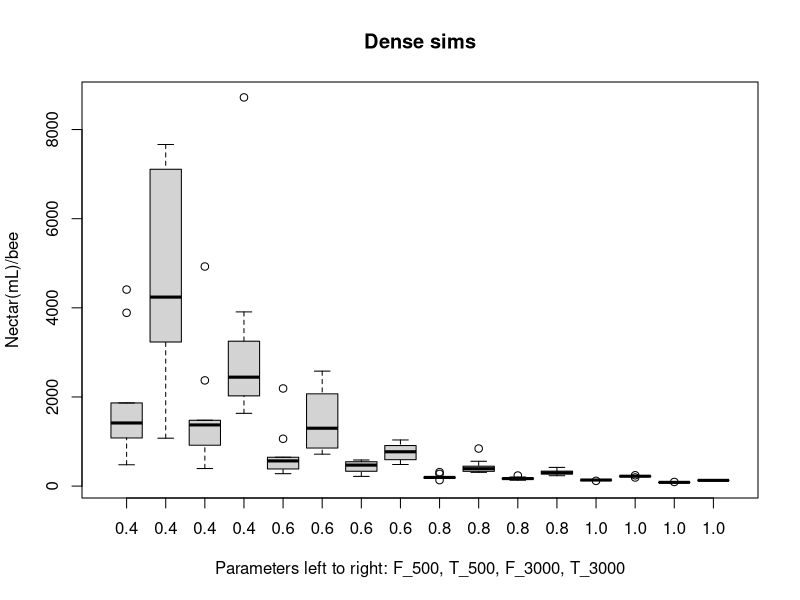
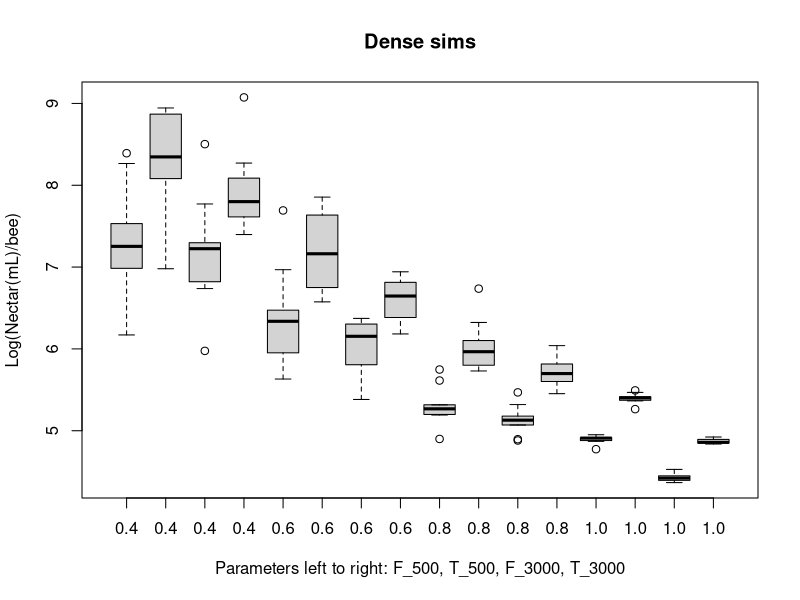
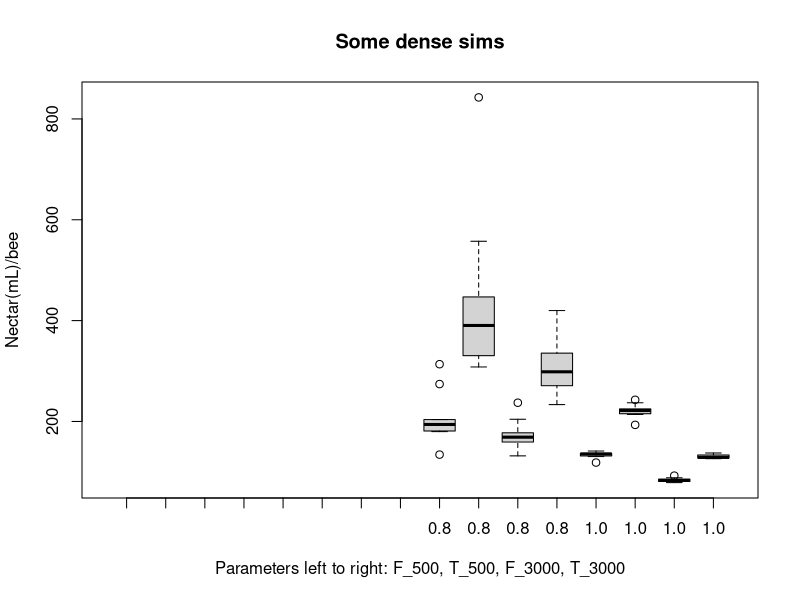
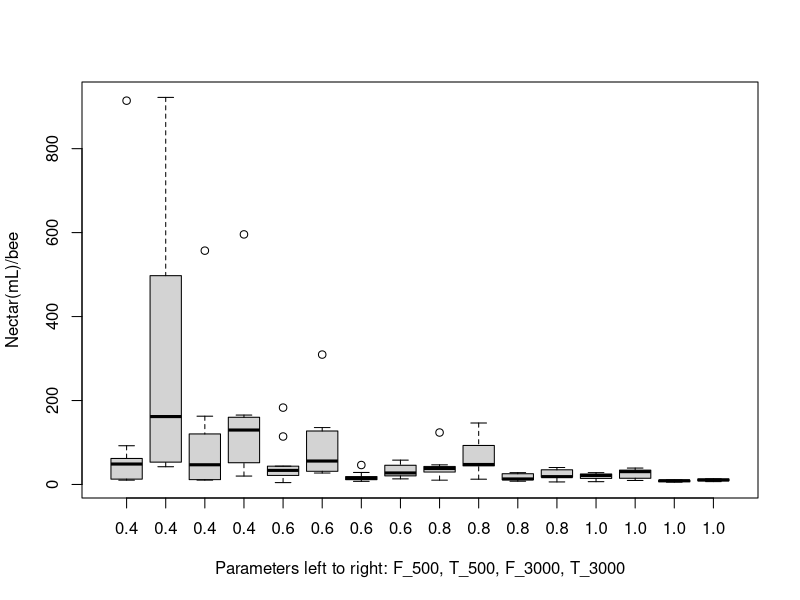
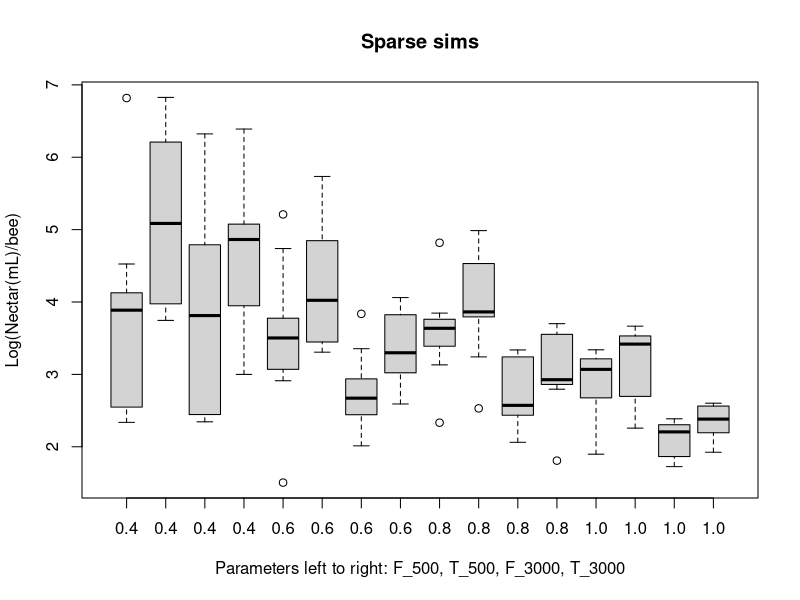
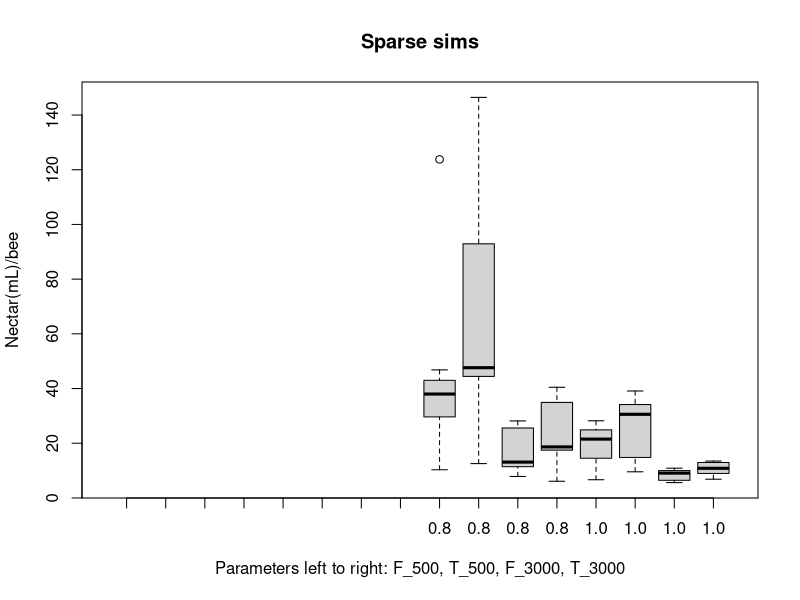

Here is the R script that generated these plots, in order:
## ---- chunk 1
library(dplyr)
# setwd("~/Google Drive/Semester 8/Thesis/NetLogo+R GitHub/NetLogo R Analyses/Sim Analyses")

# Dense simulation data
dense.data <- read.csv("Bees sim_dense-table.csv", 
                       header = TRUE, skip = 6)[-c(7:13,15:16,21:22)]
names(dense.data)[4] <- "communication"
names(dense.data)[11] <- "nectar.bee"
dense.data$R_value <- as.factor(sapply(dense.data$R_value, 
                                       function(i) {i <- paste("d:", substr(i, 2,4))}))
names(dense.data)[3] <- "environment"
dense.data$communication <- as.factor(dense.data$communication)
dense.data$population <- as.factor(dense.data$population)
dense.data$log.nectar.bee <- log(dense.data$nectar.bee)
dense.data.some <- dense.data %>% filter(environment == "d: 0.8" | 
                                           environment == "d: 1.0")

# Sparse simulation data
sparse.data <- read.csv("Bees sim_sparse-table.csv", 
                        header = TRUE, skip = 6)[-c(7:13,15:16,21:22)]
names(sparse.data)[4] <- "communication"
names(sparse.data)[11] <- "nectar.bee"
sparse.data$R_value <- as.factor(sapply(sparse.data$R_value, 
                                        function(i) {i <- paste("s:", substr(i, 2,4))}))
names(sparse.data)[3] <- "environment"
sparse.data$communication <- as.factor(sparse.data$communication)
sparse.data$population <- as.factor(sparse.data$population)
sparse.data$log.nectar.bee <- log(sparse.data$nectar.bee)
sparse.data.some <- sparse.data %>% filter(environment == "s: 0.8" | 
                                             environment == "s: 1.0")

# All
all.data <- rbind(dense.data, sparse.data)
## ---- chunk 2
# Plot results
boxplot(nectar.bee ~ communication+population+environment, data=dense.data, ylab = "Nectar(mL)/bee", 
        xlab = "Parameters left to right: F_500, T_500, F_3000, T_3000", main = "Dense sims", 
        names = c("0.4", "0.4", "0.4", "0.4",
                  "0.6", "0.6", "0.6", "0.6",
                  "0.8", "0.8", "0.8", "0.8",
                  "1.0", "1.0", "1.0", "1.0"))

boxplot(log.nectar.bee ~ communication+population+environment, data=dense.data, ylab = "Log(Nectar(mL)/bee)", 
        xlab = "Parameters left to right: F_500, T_500, F_3000, T_3000", main = "Dense sims", 
        names = c("0.4", "0.4", "0.4", "0.4",
                  "0.6", "0.6", "0.6", "0.6",
                  "0.8", "0.8", "0.8", "0.8",
                  "1.0", "1.0", "1.0", "1.0"))

boxplot(nectar.bee ~ communication+population+environment, data=dense.data.some, ylab = "Nectar(mL)/bee", 
        xlab = "Parameters left to right: F_500, T_500, F_3000, T_3000", main = "Some dense sims", 
        names = c("", "", "", "", 
                  "", "", "", "", 
                  "0.8", "0.8", "0.8", "0.8",
                  "1.0", "1.0", "1.0", "1.0"))

## ---- chunk 3
# Plot results
boxplot(nectar.bee ~ communication+population+environment, data=sparse.data, ylab = "Nectar(mL)/bee", 
        xlab = "Parameters left to right: F_500, T_500, F_3000, T_3000", 
        names = c("0.4", "0.4", "0.4", "0.4",
                  "0.6", "0.6", "0.6", "0.6",
                  "0.8", "0.8", "0.8", "0.8",
                  "1.0", "1.0", "1.0", "1.0"))

boxplot(log.nectar.bee ~ communication+population+environment, data=sparse.data, ylab = "Log(Nectar(mL)/bee)", 
        xlab = "Parameters left to right: F_500, T_500, F_3000, T_3000", main = "Sparse sims", 
        names = c("0.4", "0.4", "0.4", "0.4",
                  "0.6", "0.6", "0.6", "0.6",
                  "0.8", "0.8", "0.8", "0.8",
                  "1.0", "1.0", "1.0", "1.0"))

boxplot(nectar.bee ~ communication+population+environment, data=sparse.data.some, ylab = "Nectar(mL)/bee", 
        xlab = "Parameters left to right: F_500, T_500, F_3000, T_3000", main = "Sparse sims", 
        names = c("", "", "", "", 
                  "", "", "", "", 
                  "0.8", "0.8", "0.8", "0.8",
                  "1.0", "1.0", "1.0", "1.0"))
## ---- chunk 4
null <- lm(log.nectar.bee ~ population+communication+environment, data = all.data)
alt.1a <- lm(log.nectar.bee ~ population*communication+environment, data = all.data)
anova(null, alt.1a)
## ---- chunk 5
alt.1b <- lm(log.nectar.bee ~ population*environment+communication, data = all.data)
anova(null, alt.1b)
## ---- chunk 6
alt.1c <- lm(log.nectar.bee ~ population+communication*environment, data = all.data)
anova(null, alt.1c)
## ---- chunk 7
null.all.1 <- lm(log.nectar.bee ~ population + communication + environment + 
                 population*communication + population*environment + communication*environment, data = all.data)
alt.all.1 <- lm(log.nectar.bee ~ population*communication*environment, data = all.data)
anova(null.all.1, alt.all.1)
## ---- chunk 8
a1 <- aov(nectar.bee ~ population+communication*environment, data = all.data)
#TukeyHSD(x=a1, conf.level=0.95)
## ---- chunk 9
# found.all
null.2 <- glm(cbind(found.resources, untouched.resources) ~ population+communication+environment, family = binomial(), data = all.data)
alt.2a <- glm(cbind(found.resources, untouched.resources) ~ population*communication+environment, family = binomial(), data = all.data)
alt.2b <- glm(cbind(found.resources, untouched.resources) ~ population+communication*environment, family = binomial(), data = all.data)
alt.2c <- glm(cbind(found.resources, untouched.resources) ~ population*environment+communication, family = binomial(), data = all.data)

anova(null.2, alt.2a, test="Chisq")
anova(null.2, alt.2b, test="Chisq")
anova(null.2, alt.2c, test="Chisq")
## ---- chunk 10
null.all.2 <- glm(cbind(found.resources, untouched.resources) ~ population + communication + environment + 
                 population*communication + population*environment + communication*environment, family = binomial(), data = all.data)
alt.all.2 <- glm(cbind(found.resources, untouched.resources) ~ population*environment*communication, family = binomial(), data = all.data)
anova(null.all.2, alt.all.2, test="Chisq")
## ---- chunk 11
# found.all
null.3 <- glm(cbind(depleted.resources, (found.resources-depleted.resources)) ~ population+communication+environment, family = binomial(), data = all.data)
alt.3a <- glm(cbind(depleted.resources, (found.resources-depleted.resources)) ~ population*communication+environment, family = binomial(), data = all.data)
alt.3b <- glm(cbind(depleted.resources, (found.resources-depleted.resources)) ~ population+communication*environment, family = binomial(), data = all.data)
alt.3c <- glm(cbind(depleted.resources, (found.resources-depleted.resources)) ~ population*environment+communication, family = binomial(), data = all.data)

anova(null.3, alt.3a, test="Chisq")
anova(null.3, alt.3b, test="Chisq")
anova(null.3, alt.3c, test="Chisq")
## ---- chunk 12
null.all.3 <- glm(cbind(depleted.resources, (found.resources-depleted.resources)) ~ population + communication + environment + 
                 population*communication + population*environment + communication*environment, family = binomial(), data = all.data)
alt.all.3 <- glm(cbind(depleted.resources, (found.resources-depleted.resources)) ~ population*environment*communication, family = binomial(), data = all.data)
anova(null.all.3, alt.all.3, test="Chisq")
